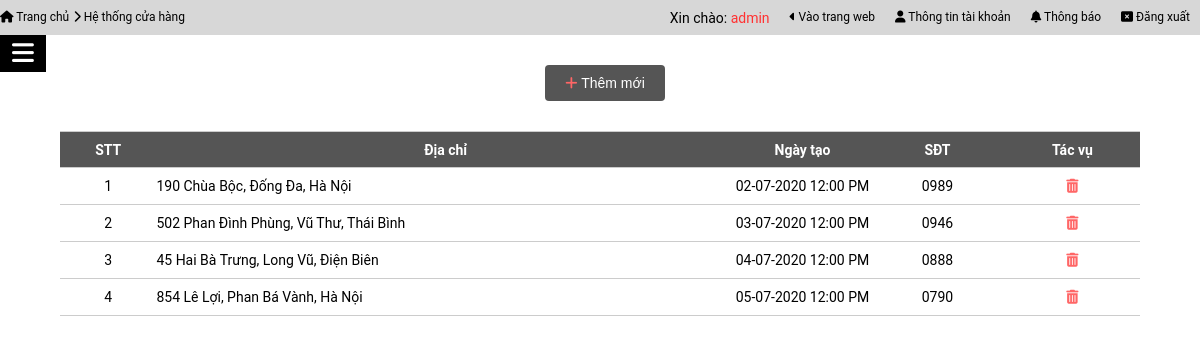
The page /admin/index.php?page=store (signed in) on the database its author committed.
### tables this page shows
CREATE TABLE `hethongch` (
  `stt` int(10) NOT NULL,
  `dia_chi` varchar(255) NOT NULL,
  `sdt` varchar(25) NOT NULL,
  `hien_thi` tinyint(5) NOT NULL DEFAULT 1,
  `ngay_tao` datetime NOT NULL
);

### admin/controller/controllerStore.php (called while the page is built, shortened)
<?php
include('models/model02.php');
$selec = '*';
$from = 'hethongch';
$chung = new chung();
$query = $chung->getAll($selec,$from);
require_once('views/tc_admin.php');
?>

### admin/models/model02.php (called while the page is built, shortened)
<?php
include('../config/connect.php');
class chung extends disconnect
{
	public function getAll($select,$from){
		global $conn;
		$this->select=$select;
		$this->from=$from;
		$sql = "SELECT $this->select
			FROM `$this->from`
			";
		$query = mysqli_query($conn,$sql);
		return $query;
	}
}
?>

### admin/views/main_he_thong_cua_hang.php (the view, shortened to what this page needs)
<!DOCTYPE html>
<html>
<head>
	<link rel="stylesheet" href="views/css/style.css">
	<link rel="stylesheet" type="text/css" href="views/css/san_pham.css">
</head>
<body>
	<div class="top" >
			<ul class="menu-left">
					<li>
		            	<a href="?page=admin">
			                <i class="fas fa-home"></i>
			                Trang chủ
			            </a>
					</li>
					<li>
						<a href="?page=store">
			                <i class="fas fa-chevron-right"></i>
			                Hệ thống cửa hàng
			            </a>
					</li>
				</ul>
				<ul class="menu-right">
					<li>
						<a href="?page=logout">
			                <i class="fa fa-window-close"></i>
			                Đăng xuất
			            </a>
					</li>
					<li>
						<a href="">
			                <i class="fa fa-bell"></i>
			                Thông báo
			            </a>
					</li>
					<li>
						<a href="">
			                <i class="fa fa-user"></i>
			                Thông tin tài khoản
			            </a>
					</li>
					<li>
						<a href="../">
			                <i class="fa fa-caret-left"></i>
			                Vào trang web
			            </a>
					</li>
					<li style="color: #ff3232; font-size: 14px;">
		            	<span style="color: black;">Xin chào: </span>
		            	<?php
		            		echo $_SESSION['admin'];
		            	?>
					</li>
				</ul>
	</div>
	<div class="bot">
		<div class="container">
			<div class="row">
				<ul class="ul-search menu-action">
					<li>
						<a href="?page=store&select=add"><button><i class="fas fa-plus"></i> Thêm mới</button></a>
					</li>
				</ul>
			</div>
			<div class="row">
				<table width="100%">
					<tr>
						<th width="50">STT</th>
						<th width="300">Địa chỉ</th>
						<th width="70">Ngày tạo</th>
						<th width="70">SĐT</th>
						<th width="70">Tác vụ</th>
					</tr>
					<?php while ($result = mysqli_fetch_assoc($query)) {
					?>
					<tr>
						<td><?php echo $result['stt']; ?></td>
						<td style="text-align: left;"><?php echo $result['dia_chi']; ?></td>
						<td>
							<?php
								$date = date("d-m-Y g:i A", strtotime($result['ngay_tao']));
								echo $date;
							?>
						</td>
						<td>
							<?php
								$format_number = number_format($result['sdt'], 0, "",".") ;
								echo '0'.$format_number;
							?>
						</td>
						<td>
							<a href="?page=store&select=delete&id=<?php echo $result['stt'] ?>"><i class="fas fa-trash-alt"></i></a>
						</td>
					</tr>
					<?php }?>
				</table>
			</div>
		</div>
	</div>
</body>
</html>

### admin/views/css/style.css (style rules this page uses)
* { padding: 0; margin: 0; list-style: none; text-decoration: none; }
body { font-family: 'Roboto', sans-serif,"Helvetica Neue",Arial,"Apple Color Emoji","Segoe UI Emoji","Segoe UI Symbol"; }
.top { position: fixed; z-index: 1; width: 100%; height: 35px; margin-right: 250px; background-color: #d7d7d7; }
.menu-left { width: 35%; float: left; list-style-type: none; padding: 5px 0; }
.menu-right { width: 65%; float: right; list-style-type: none; padding: 5px 0; }
.menu-left i,.menu-right i { font-size: 12px; }
.menu-right li,.menu-left li { display: inline-block; padding: 5px 0; }
.menu-right li { float: right; padding: 5px 10px; }
.menu-right li a,.menu-left li a { font-size: 12px; color: black; display: block; text-decoration: none; }

### admin/views/css/san_pham.css (style rules this page uses)
.bot { position: relative; width: 100%; }
.container { position: absolute; width: 100%; margin-top: 35px; margin-right: auto; margin-left: auto; }
.row { display: flex; flex-wrap: wrap; }
.row .menu-action { list-style-type: none; text-align: center; }
.row .menu-action li { float: left; border: none; margin-left: 10px; }
.ul-search { margin: 30px auto 0 auto; }
.ul-search li { position: relative; }
.ul-search li a { padding: 0px; }
.menu-form button,.ul-search li a button { border: none; display: inline-block; color: white; padding: 10px 20px; text-align: center; text-decoration: none; font-size: 14px; background-color: #555; border-radius: 4px; }
table { font-size: 14px; border-collapse: collapse; width: 90%; margin: 30px auto; }
table, td, th { border-top:1px solid #ccc; border-bottom:1px solid #ccc; }
.row table tr td { padding: 10px 0; text-align: center; }
table th { background-color: #555; color: white; height: 35px; }
.row a { padding: 9px; }
.row a i { color: #f66; }

### rows shown on the page
hethongch: stt "1", dia_chi "190 Chùa Bộc, Đống Đa, Hà Nội", ngay_tao "02-07-2020 12:00 PM", sdt "989"
hethongch: stt "2", dia_chi "502 Phan Đình Phùng, Vũ Thư, Thái Bình", ngay_tao "03-07-2020 12:00 PM", sdt "946"
hethongch: stt "3", dia_chi "45 Hai Bà Trưng, Long Vũ, Điện Biên", ngay_tao "04-07-2020 12:00 PM", sdt "888"
hethongch: stt "4", dia_chi "854 Lê Lợi, Phan Bá Vành, Hà Nội", ngay_tao "05-07-2020 12:00 PM", sdt "790"

### other values the page prints
$_SESSION['admin'] "admin"
